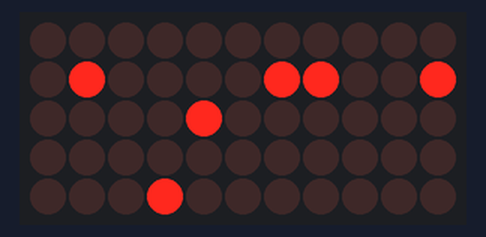
This program was run on a simulated Raspberry Pi (BCM pin numbers) with a Scroll pHAT. Shown: 11×5 LED matrix. Random numbers come from a fixed seed.

Above: at 0.47 s.
At 4.31 s:
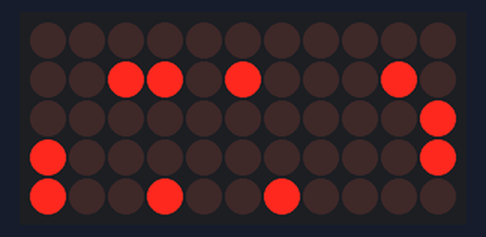
At 9.31 s:
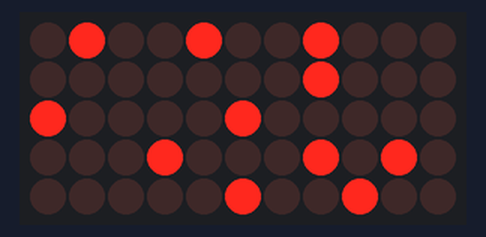
At 19.3 s:
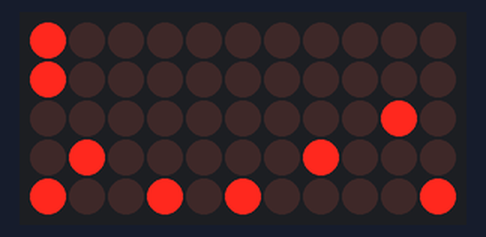
At 29.84 s:
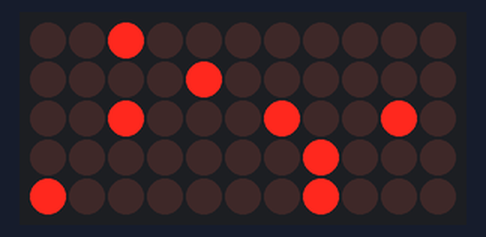
At 39.43 s:
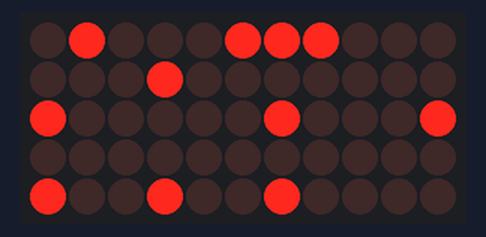

The program:

dots_interim.py
```python
#!/usr/bin/env python

import scrollphat as sp
import math
import time
import sys
from random import randint

while True:
    change_brightness = (randint(0,2))
    if change_brightness == 2:
        sp.set_brightness(randint(1,32))
    y = randint(0,4)
    x = randint(0,10)
    sp.set_pixel(x,y,(randint(0,1)))
    sp.update()
    time.sleep(0.02)
    for r in range(0,2):
        y = randint(0,4)
        x = randint(0,10)
        sp.set_pixel(x,y,0)
        sp.update()
        time.sleep(0.01)
```
